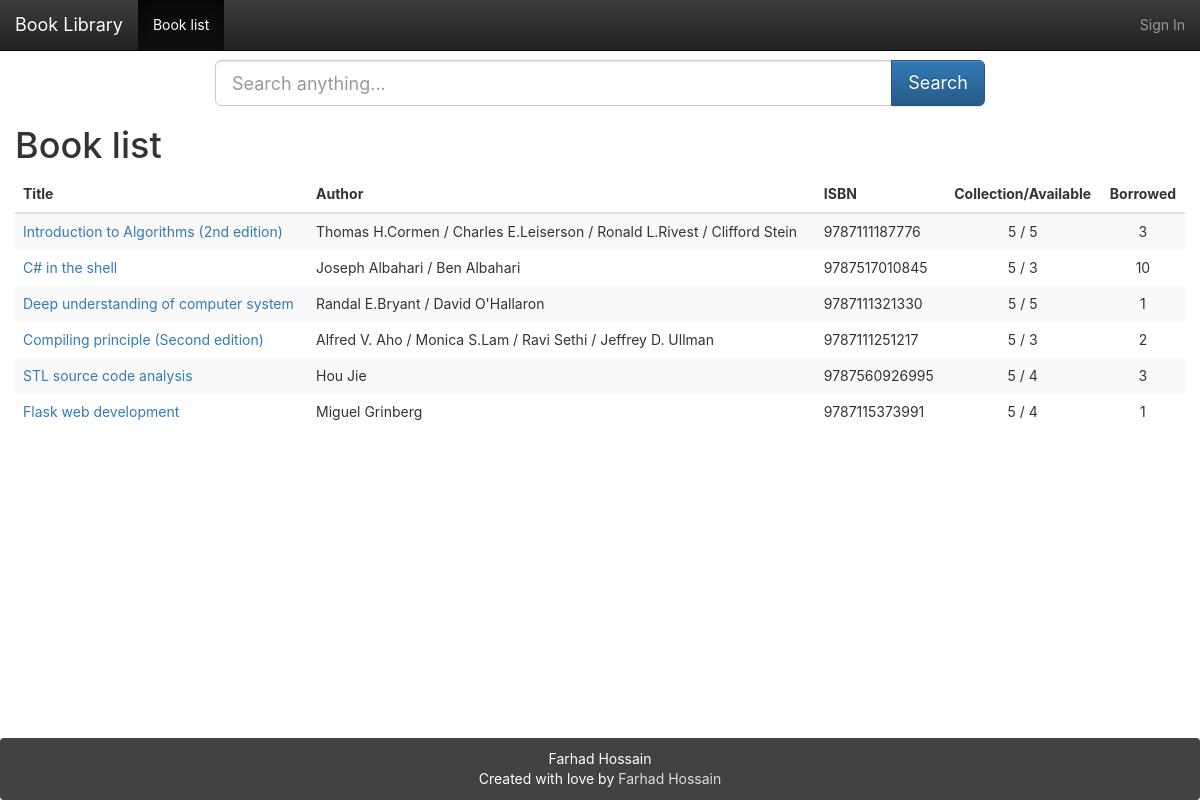
The page /books/ on the database its author committed.
### app/models.py (models this page shows, shortened)
class Book(db.Model):
    __tablename__ = 'books'
    id = db.Column(db.Integer, primary_key=True)
    isbn = db.Column(db.String(16), unique=True)
    title = db.Column(db.String(128))
    origin_title = db.Column(db.String(128))
    subtitle = db.Column(db.String(128))
    author = db.Column(db.String(128))
    translator = db.Column(db.String(64))
    publisher = db.Column(db.String(64))
    image = db.Column(db.String(128))
    pubdate = db.Column(db.String(32))
    pages = db.Column(db.Integer)
    price = db.Column(db.String(16))
    binding = db.Column(db.String(16))
    numbers = db.Column(db.Integer, default=5)
    summary = db.deferred(db.Column(db.Text, default=""))
    summary_html = db.deferred(db.Column(db.Text))
    catalog = db.deferred(db.Column(db.Text, default=""))
    catalog_html = db.deferred(db.Column(db.Text))
    hidden = db.Column(db.Boolean, default=0)
    logs = db.relationship('Log',
                           backref=db.backref('book', lazy='joined'),
                           lazy='dynamic',
                           cascade='all, delete-orphan')
    comments = db.relationship('Comment', backref='book',
                               lazy='dynamic',
                               cascade='all, delete-orphan')
    @property
    def tags_string(self):
        return ",".join([tag.name for tag in self.tags.all()])
    def can_borrow_number(self):
        return self.numbers - Log.query.filter_by(book_id=self.id, returned=0).count()

### app/main/book/views.py (the view)
@book.route('/')
def index():
    search_word = request.args.get('search', None)
    search_form = SearchForm()
    page = request.args.get('page', 1, type=int)
    the_books = Book.query
    if not current_user.can(Permission.UPDATE_BOOK_INFORMATION):
        the_books = Book.query.filter_by(hidden=0)
    if search_word:
        search_word = search_word.strip()
        the_books = the_books.filter(db.or_(
            Book.title.ilike(u"%%%s%%" % search_word), Book.author.ilike(u"%%%s%%" % search_word), Book.isbn.ilike(
                u"%%%s%%" % search_word), Book.tags.any(Tag.name.ilike(u"%%%s%%" % search_word)), Book.subtitle.ilike(
                u"%%%s%%" % search_word))).outerjoin(Log).group_by(Book.id).order_by(db.func.count(Log.id).desc())
        search_form.search.data = search_word
    else:
        the_books = Book.query.order_by(Book.id.desc())
    pagination = the_books.paginate(page, per_page=8)
    result_books = pagination.items
    return render_template("book.html", books=result_books, pagination=pagination, search_form=search_form,
                           title=u"Book list")

### app/main/book/forms.py
class SearchForm(FlaskForm):
    search = StringField(validators=[DataRequired()])
    submit = SubmitField(u"Search")

### app/main/index/views.py (called while the page is built)
@main.app_context_processor
def inject_permissions():
    return dict(Permission=Permission)

### app/models.py (called while the page is built)
    def can(self, permissions):
        return False

### app/main/book/templates/book.html (shortened to what this page needs)
{% extends "base.html" %}
{% from "bootstrap/pagination.html" import render_pagination %}
{% import "bootstrap/wtf.html" as wtf %}
{% block mycontent %}
    <div class="row">
        <div class="col-sm-8 col-sm-offset-2">
            <form class="form form-horizontal" method="get">
                <div class="input-group  input-group-lg">
                    {{ search_form.search(placeholder="Search anything...",class_="form-control") }}
                <span class="input-group-btn">
                    <input class="btn btn-primary" id="submit" name="submit" type="submit" value="Search">
                </span>
                </div>
            </form>
        </div>
    </div>
    <h1>{{ title }}</h1>
    <table class="table table-striped table-hover">
        <thead>
        <tr>
            <th>Title</th>
            <th class="hidden-xs">Author</th>
            <th class="hidden-xs">ISBN</th>
            <th class="hidden-xs text-center">Collection/Available</th>
            <th class="hidden-xs text-center">Borrowed</th>
        </tr>
        </thead>
        <tbody>
        {%- for book in books -%}
            <tr class="{% if book.hidden %}danger{% endif %} animated fadeIn delay-{{ loop.index0 }}">
                <td>
                	<a href="{{ url_for('book.detail',book_id=book.id) }}">{{ book.title }}</a>
                </td>
                <td class="hidden-xs">{{ book.author }}</td>
                <td class="hidden-xs">{{ book.isbn }}</td>
                <td class="hidden-xs text-center">{{ book.numbers }} / {{ book.can_borrow_number() }}</td>
                <td class="hidden-xs text-center">{{ book.logs.count() }}</td>
            </tr>
        {%- endfor -%}
        </tbody>
    </table>
{%- endblock -%}

### app/static/css/main.css (style rules this page uses)
html, body { height: 100%; width: 100%; margin: 0; padding: 0; }
.Site { display: -webkit-box; display: -moz-box; display: -ms-flexbox; display: -webkit-flex; display: flex; flex-direction: column; }
html, body, main { font-family: -apple-system, "Helvetica Neue", Helvetica, Arial, sans-serif; }
.animated { -webkit-animation-fill-mode: both; -moz-animation-fill-mode: both; -ms-animation-fill-mode: both; -o-animation-fill-mode: both; animation-fill-mode: both; -webkit-animation-duration: 1s; -moz-animation-duration: 1s; -ms-animation-duration: 1s; -o-animation-duration: 1s; animation-duration: 1s; }
.delay-0 { -webkit-animation-delay: .05s; -moz-animation-delay: .05s; -o-animation-delay: .05s; animation-delay: .05s; }
.delay-1 { -webkit-animation-delay: .10s; -moz-animation-delay: .10s; -o-animation-delay: .10s; animation-delay: .10s; }
.delay-2 { -webkit-animation-delay: .15s; -moz-animation-delay: .15s; -o-animation-delay: .15s; animation-delay: .15s; }
.delay-3 { -webkit-animation-delay: .20s; -moz-animation-delay: .20s; -o-animation-delay: .20s; animation-delay: .20s; }
.delay-4 { -webkit-animation-delay: .25s; -moz-animation-delay: .25s; -o-animation-delay: .25s; animation-delay: .25s; }
.delay-5 { -webkit-animation-delay: .30s; -moz-animation-delay: .30s; -o-animation-delay: .30s; animation-delay: .30s; }
.fadeIn { -webkit-animation-name: fadeIn; -moz-animation-name: fadeIn; -o-animation-name: fadeIn; animation-name: fadeIn; }
.table.table-striped { border: none; }
.table.table-striped td { border: none; }

### rows shown on the page
Book: title "Introduction to Algorithms (2nd edition)", author "Thomas H.Cormen / Charles E.Leiserson / Ronald L.Rivest / Clifford Stein", isbn "9787111187776", numbers "5", can_borrow_number "5", logs.count "3"
Book: title "C# in the shell", author "Joseph Albahari / Ben Albahari", isbn "9787517010845", numbers "5", can_borrow_number "3", logs.count "10"
Book: title "Deep understanding of computer system", author "Randal E.Bryant / David O'Hallaron", isbn "9787111321330", numbers "5", can_borrow_number "5", logs.count "1"
Book: title "Compiling principle (Second edition)", author "Alfred V. Aho / Monica S.Lam / Ravi Sethi / Jeffrey D. Ullman", isbn "9787111251217", numbers "5", can_borrow_number "3", logs.count "2"
Book: title "STL source code analysis", author "Hou Jie", isbn "9787560926995", numbers "5", can_borrow_number "4", logs.count "3"
Book: title "Flask web development", author "Miguel Grinberg", isbn "9787115373991", numbers "5", can_borrow_number "4", logs.count "1"

### other values the page prints
{{ title }} "Book list"
